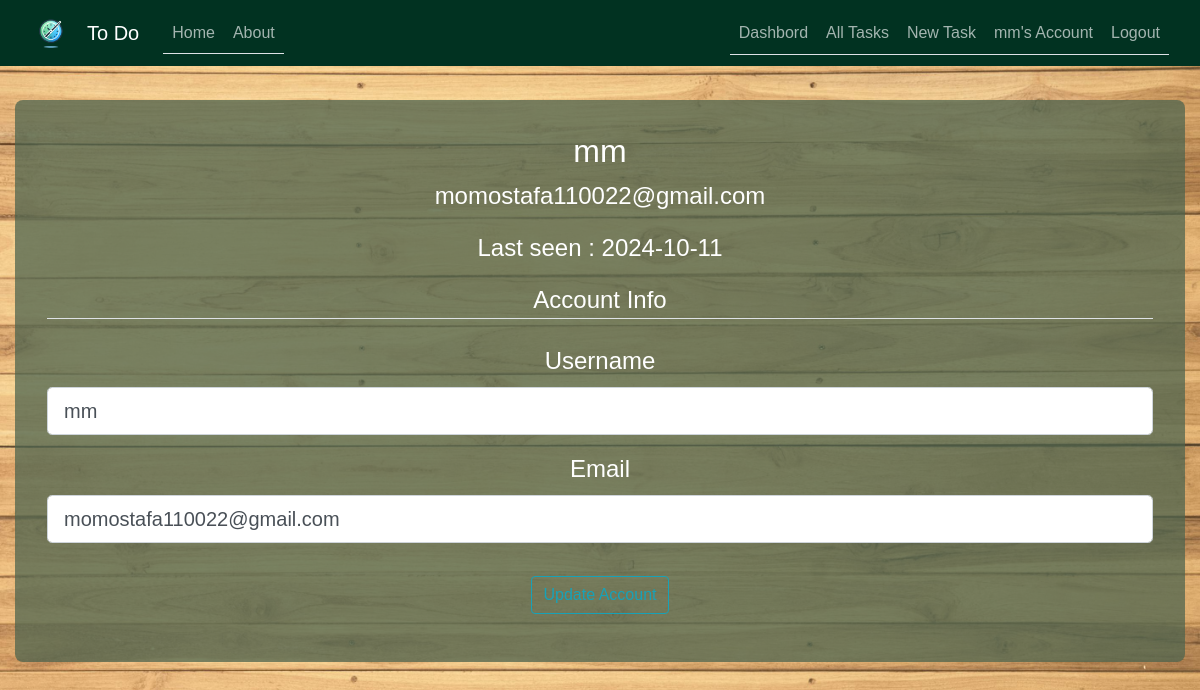
The app's page /account (signed in), older data.
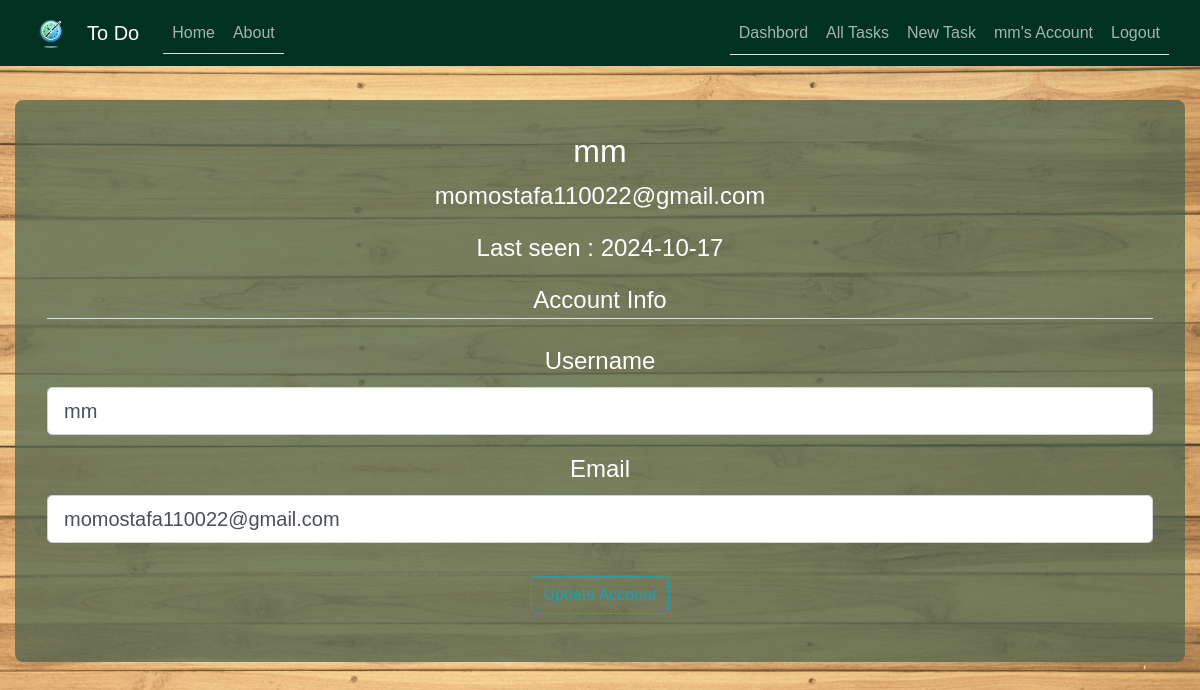
The same page, newer data.
### To_Do/models.py (models this page shows, shortened)
class User(db.Model, UserMixin):
    id = db.Column(db.Integer, primary_key=True)
    username = db.Column(db.String(50), unique=True, nullable=False)
    email = db.Column(db.String(100), unique=True, nullable=False)
    password = db.Column(db.String(255), nullable=False)
    date_joined = db.Column(db.DateTime, default=datetime.now)
    last_login = db.Column(db.DateTime, default=datetime.now)
    tasks = db.relationship("Task", backref="user", lazy=True)
    task_collaborators = db.relationship("TaskCollaborator", backref="user", lazy=True)

### To_Do/users/routes.py (the view)
@users.route("/account", methods=['GET', 'POST'])
@login_required
def account():
    form = UpdateAccountForm()
    if form.validate_on_submit():
        current_user.username = form.username.data
        current_user.email = form.email.data
        current_user.last_login = datetime.utcnow()
        db.session.add(current_user)
        db.session.commit()
        flash('Your account has been updated!', 'success')
        return redirect(url_for('users.account'))
    elif request.method == 'GET':
        if current_user.is_authenticated:
            form.username.data = current_user.username
            form.email.data = current_user.email
    return render_template('account.html', title='Account', form=form)

### To_Do/users/forms.py (shortened to what this page needs)
class UpdateAccountForm(FlaskForm):
    username = StringField(
        "Username", validators=[DataRequired(), Length(min=2, max=50)]
    )
    email = StringField("Email", validators=[DataRequired(), Email()])
    submit = SubmitField("Update Account")

### To_Do/models.py (called while the page is built)
@login_manager.user_loader
def load_user(user_id):
    return User.query.get(int(user_id))

### To_Do/templates/account.html (shortened to what this page needs)
{% extends "base.html" %}
{% block content %}
<div class="content-section">
    <div class="media">
        <div class="media-body">
            <h2 class="account-heading">{{ current_user.username }}</h2>
            <p class="text-secondary1" style="color: #fff;" >{{ current_user.email }}</p>
            {% if current_user.last_login != None %}
            <p class="text-secondary1" style="color: #fff;" >Last seen : {{ current_user.last_login.strftime('%Y-%m-%d') }}</p>
            {% else %}
            <p class="text-secondary1" style="color: #fff;" >Last seen : **** </p>
            {% endif %}
        </div>
    </div>
    <form method="POST" action="" enctype="multipart/form-data">
        <fieldset class="form-group">
            <legend class="border-bottom mb-4">Account Info</legend>
            <div class="form-group">
                {{ form.username.label(class="form-control-label") }}
                {% if form.username.errors %}
                    {{ form.username(class="form-control form-control-lg is-invalid") }}
                    <div class="invalid-feedback">
                        {% for error in form.username.errors %}
                            <span>{{ error }}</span>
                        {% endfor %}
                    </div>
                {% else %}
                    {{ form.username(class="form-control form-control-lg") }}
                {% endif %}
            </div>
            <div class="form-group">
                {{ form.email.label(class="form-control-label") }}
                {% if form.email.errors %}
                    {{ form.email(class="form-control form-control-lg is-invalid") }}
                    <div class="invalid-feedback">
                        {% for error in form.email.errors %}
                            <span>{{ error }}</span>
                        {% endfor %}
                    </div>
                {% else %}
                    {{ form.email(class="form-control form-control-lg") }}
                {% endif %}
            </div>
        </fieldset>
        <div class="form-group">
            {{ form.submit(class="btn btn-outline-info") }}
        </div>
    </form>
</div>
{% endblock content %}

### To_Do/templates/base.html (shortened to what this page needs)
<!DOCTYPE html>
<html>
<head>
    <link rel="stylesheet" href="https://maxcdn.bootstrapcdn.com/bootstrap/4.0.0/css/bootstrap.min.css">
    <link rel="stylesheet" type="text/css" href="{{ url_for('static', filename='/css/main.css') }}">
</head>
<body>
    <header class="site-header">
      <nav class="navbar navbar-expand-md navbar-dark bg-steel fixed-top">
        <div class="container">
        <a class="navbar-brand" href="/">
          <img src="{{ url_for('static', filename='logo.png') }}" alt="Logo" style="width:40px;">
        </a>
          <a class="navbar-brand mr-4" href="/">To Do</a>
          <div class="collapse navbar-collapse" id="navbarToggle">
            <div class="nav nav-tabs mr-auto navbar-nav">
              <a class="nav-item nav-link" href="/">Home</a>
              <a class="nav-item nav-link" href="/about">About</a>
            </div>
            <div class="nav nav-tabs">
              <div class="navbar-nav">
                {% if current_user.is_authenticated %}
                <a class="nav-link" href="/dashbord">Dashbord</a>
                  <a class="nav-link" href="{{ url_for('tasks.all_tasks') }}"> All Tasks </a>
                  <a class="nav-link" href="{{ url_for('tasks.new_task') }}">New Task</a>
                  <a class="nav-link" href="/account">{{ current_user.username }}'s Account</a>
                  <a class="nav-link" href="{{ url_for('users.logout') }}">Logout</a>
                {% else %}
                  <a class="nav-item nav-link" href="{{ url_for('users.login') }}">Login</a>
                  <a class="nav-item nav-link" href="{{ url_for('users.sign_up') }}">Sign Up</a>
                {% endif %}
              </div>
            </div>
          </div>
        </div>
      </nav>
    </header>
    <main role="main" class="container">
      <div class="row">
        <div class="col-md-12">
          {% block content %}{% endblock %}
        </div>
      </div>
    </main>
  </body>
</html>

Row changes from the older to the newer data that the page shows:
changed User "mm": last_login "2024-10-11" → "2024-10-17"
